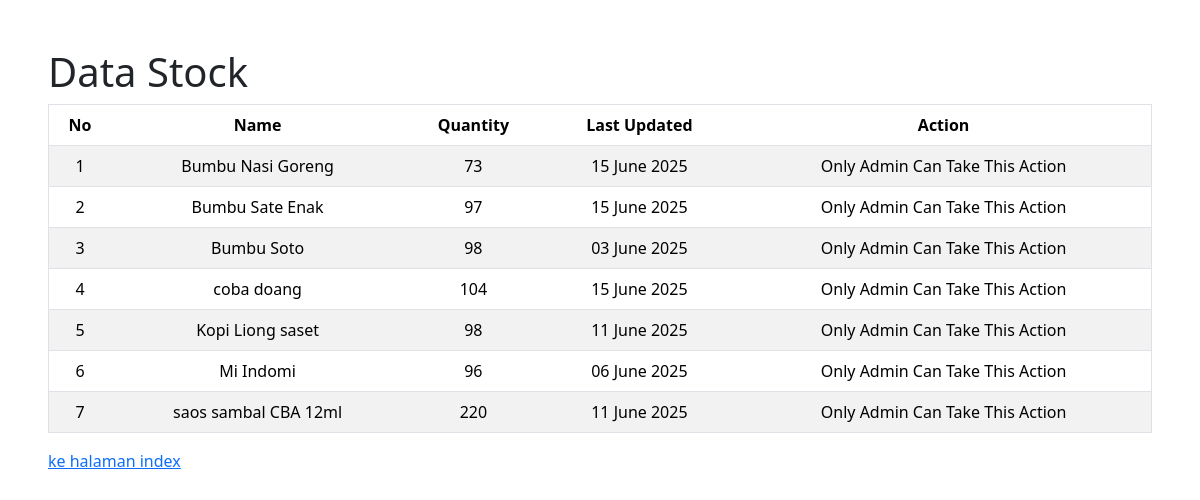
The page /stock.php on the database its author committed.
### tables this page shows
CREATE TABLE `stock` (
  `product_id` int(11) NOT NULL,
  `quantity` int(11) NOT NULL,
  `last_updated` timestamp NOT NULL DEFAULT current_timestamp() ON UPDATE current_timestamp()
);

CREATE TABLE `products` (
  `id` int(11) NOT NULL,
  `name` varchar(100) NOT NULL,
  `category` varchar(50) DEFAULT NULL,
  `price` decimal(10,2) NOT NULL,
  `created_at` timestamp NOT NULL DEFAULT current_timestamp()
);

### logics/functions.php (called while the page is built, shortened)
<?php
    function showDataJoin($table, $table2, $joinCondition, $columns = "*", $orderBy = null) {
        global $koneksi;
        $allowedTables = ['incoming_goods', 'outcoming_goods', 'transactions', 'transactions_details', 'stock', 'products'];
        $query = "SELECT $columns FROM $table INNER JOIN $table2 ON $joinCondition $orderBy";
        $result = mysqli_query($koneksi, $query);
        $data = mysqli_fetch_all($result, MYSQLI_ASSOC);
        return $data;
    }
    function format($date, $format = 'd F Y') {
        return date($format, strtotime($date));
    }
?>

### stock.php (the view, shortened to what this page needs)
<?php
require_once 'koneksi.php';
require_once "logics/functions.php";
$query = showDataJoin('stock', 'products', 'stock.product_id = products.id', '`stock`.`product_id` AS number, `products`.`name` AS name, `stock`.`quantity` AS qnt, `stock`.`last_updated` AS updated', 'ORDER BY `products`.`name` ASC');
$i = 1;
?>
<!DOCTYPE html>
<html lang="en">
<head>
    <link rel="stylesheet" href="assets/css/bootstrap.min.css">
</head>
<body>
    <div class="p-5">
        <h1>Data Stock</h1>
    <table class="table table-striped" border="1" style="padding: 10px; text-align: center">
            <thead>
                <tr style="padding: 10px;">
                    <th>No</th>
                    <th>Name</th>
                    <th>Quantity</th>
                    <th>Last Updated</th>
                    <th>Action</th>
                </tr>
            </thead>
            <tbody>
                <?php  foreach ($query as $row) : ?>
                      <tr style="padding: 10px;">
                          <td> <?= $i++; ?> </td>
                          <td> <?= $row['name']; ?> </td>
                          <td> <?= $row['qnt']; ?> </td>
                          <td> <?= format($row['updated'], 'd F Y'); ?> </td>
                          <td>
                            <?php if ($_SESSION['role'] == 'admin') : ?>
                                <button class="btn btn-danger" onclick="confirmDelete('products', <?= $row['number']; ?>)">Delete</button> </td>
                            <?php else : ?>
                                <span>Only Admin Can Take This Action</span>
                            <?php endif; ?>
                      </tr>
                  <?php endforeach; ?>
            </tbody>
        </table>
        <a href="index.php">ke halaman index</a>
    </div>
</body>
</html>

### rows shown on the page
stock: product_id.name "Bumbu Nasi Goreng", quantity "73", last_updated "15 June 2025"
stock: product_id.name "Bumbu Sate Enak", quantity "97", last_updated "15 June 2025"
stock: product_id.name "Bumbu Soto", quantity "98", last_updated "03 June 2025"
stock: product_id.name "coba doang", quantity "104", last_updated "15 June 2025"
stock: product_id.name "Kopi Liong saset", quantity "98", last_updated "11 June 2025"
stock: product_id.name "Mi Indomi", quantity "96", last_updated "06 June 2025"
stock: product_id.name "saos sambal CBA 12ml", quantity "220", last_updated "11 June 2025"
